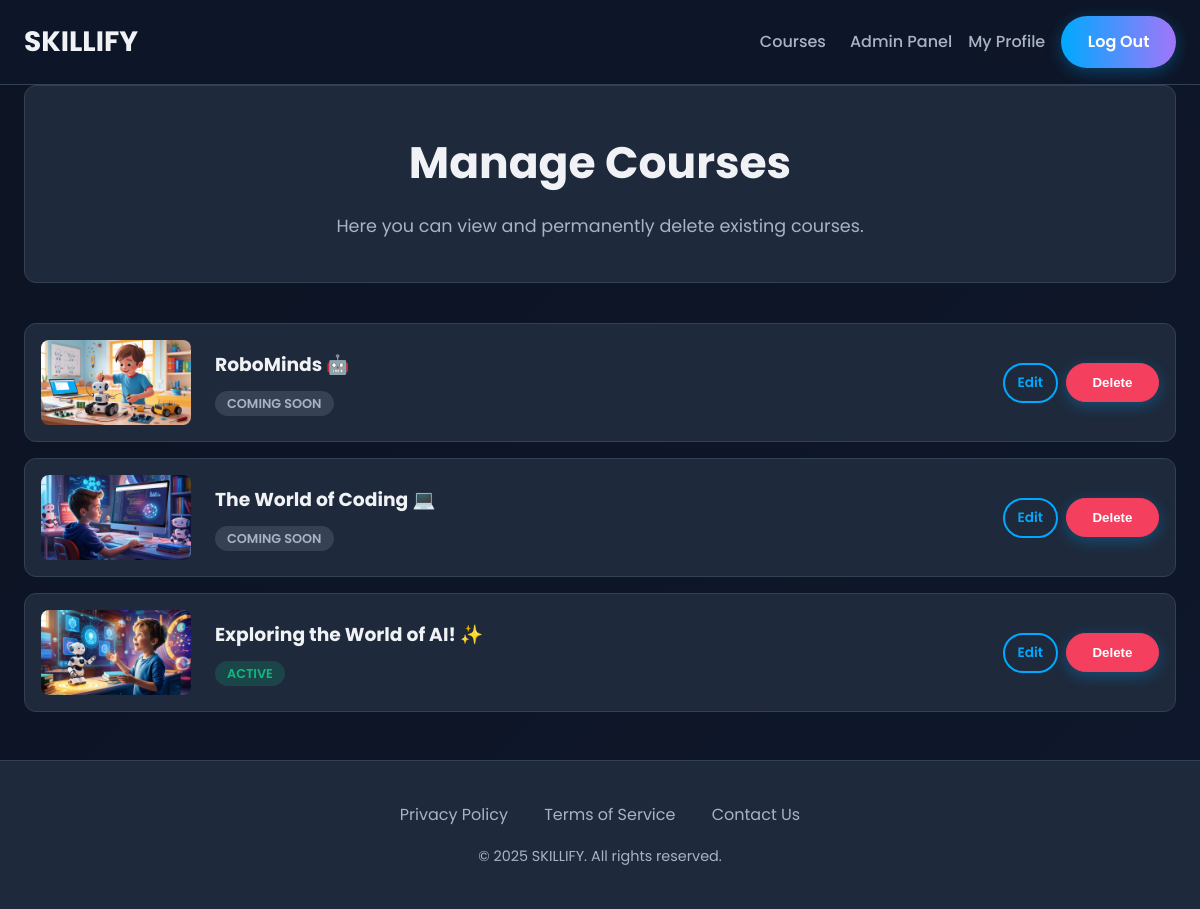
The app's page /admin/manage_courses (signed in) with its own data.
### tables this page shows
CREATE TABLE courses (
    id INTEGER PRIMARY KEY AUTOINCREMENT,
    title TEXT NOT NULL,
    description TEXT NOT NULL,
    thumbnail_url TEXT,
    status TEXT NOT NULL DEFAULT 'active' -- 'active' or 'coming_soon'
, duration_weeks INTEGER DEFAULT 0, student_count INTEGER DEFAULT 0);

### app.py (the view)
@app.route('/admin/manage_courses')
@admin_required
def admin_manage_courses():
    courses = get_db().execute('SELECT * FROM courses ORDER BY id DESC').fetchall()
    return render_template('admin_manage_courses.html', courses=courses)

### app.py (called while the page is built)
def get_db():
    db = getattr(g, '_database', None)
    if db is None:
        db = g._database = sqlite3.connect(DATABASE)
        db.row_factory = sqlite3.Row
    return db

@app.teardown_appcontext
def close_connection(exception):
    db = getattr(g, '_database', None)
    if db is not None:
        db.close()

@app.context_processor
def inject_current_year():
    return {'current_year': datetime.date.today().year}

@app.before_request
def before_request():
    g.user = None
    if 'user_id' in session:
        user = get_db().execute('SELECT * FROM users WHERE id = ?', (session['user_id'],)).fetchone()
        g.user = user

def admin_required(f):
    @wraps(f)
    def decorated_function(*args, **kwargs):
        if not session.get('is_admin'):
            flash('You must be an admin to view this page.', 'error')
            return redirect(url_for('login'))
        return f(*args, **kwargs)
    return decorated_function

### templates/admin_manage_courses.html (shortened to what this page needs)
{% extends 'layout.html' %}
{% block content %}
<div class="container">
    <div class="page-header">
        <h1>Manage Courses</h1>
        <p>Here you can view and permanently delete existing courses.</p>
    </div>
    <div class="admin-section">
        <div class="course-management-list">
            {% for course in courses %}
            <div class="course-management-item card">
                <img src="{{ url_for('static', filename=course.thumbnail_url) if course.thumbnail_url else 'https://placehold.co/150x85' }}" alt="Thumbnail">
                <div class="course-details">
                    <h3>{{ course.title }}</h3>
                    <span class="status-badge status-{{ course.status }}">{{ course.status.replace('_', ' ') | title }}</span>
                </div>
                <div class="course-actions" style="display: flex; gap: 0.5rem;">
                    <a href="{{ url_for('admin_edit_course', course_id=course.id) }}" class="cta-button-secondary" style="padding: 0.4rem 0.8rem; font-size: 0.85rem;">Edit</a>
                    <form method="POST" action="{{ url_for('admin_delete_course', course_id=course.id) }}" style="margin: 0;">
                        <button type="submit" class="cta-button delete-button"
                                onclick="return confirm('Are you sure you want to permanently delete this course and all its sessions? This cannot be undone.')">
                            Delete
                        </button>
                    </form>
                </div>
            </div>
            {% else %}
            <p>No courses found.</p>
            {% endfor %}
        </div>
    </div>
</div>
{% endblock %}

### templates/layout.html (shortened to what this page needs)
<!DOCTYPE html>
<html lang="en">
<head>
    <link rel="stylesheet" href="{{ url_for('static', filename='css/style.css') }}">
</head>
<body>
    <header>
        <nav>
            <a href="{{ url_for('index') }}" class="logo">SKILLIFY</a>
            <div class="navigation-group" id="primary-navigation" data-visible="false">
                <div class="nav-links">
                    <a href="{{ url_for('courses') }}">Courses</a>
                    {% if g.user and g.user.is_admin %}
                         <a href="{{ url_for('admin_dashboard') }}">Admin Panel</a>
                    {% endif %}
                </div>
                <div class="nav-auth">
                    {% if g.user %}
                        <a href="{{ url_for('profile') }}" class="nav-profile-link">My Profile</a>
                        <a href="{{ url_for('logout') }}" class="cta-button">Log Out</a>
                    {% else %}
                        <a href="{{ url_for('login') }}" class="cta-button-secondary">Log In</a>
                        <a href="{{ url_for('register') }}" class="cta-button">Get Started</a>
                    {% endif %}
                </div>
            </div>
        </nav>
    </header>
    <main>
        {% block content %}{% endblock %}
    </main>
    <footer class="main-footer">
        <div class="footer-links">
            <a href="#">Privacy Policy</a>
            <a href="#">Terms of Service</a>
            <a href="{{ url_for('contact') }}">Contact Us</a>
        </div>
        <div class="footer-copyright">
            &copy; {{ current_year }} SKILLIFY. All rights reserved.
        </div>
    </footer>
</body>
</html>

### static/css/style.css (style rules this page uses)
:root { --gradient-start: #23153C; --gradient-mid: #121C36; --gradient-end: #0c1322; --accent-blue: #00A9FF; --accent-purple: #A076F9; --glow-color: rgba(0, 169, 255, 0.5); --dark-bg: #0F172A; --dark-card: #1E293B; --text-light: #F0F2F5; --text-muted: #AAB3C3; --border-color: #334155; --font-family: 'Poppins', sans-serif; --success: #10B981; --error: #F43F5E; --info: #0EA5E9; }
* { box-sizing: border-box; margin: 0; padding: 0; }
body { font-family: var(--font-family); color: var(--text-light); line-height: 1.7; font-size: 16px; background: linear-gradient(-45deg, var(--gradient-start), var(--gradient-mid), var(--gradient-end)); background-size: 400% 400%; animation: gradientBG 15s ease infinite; }
.container { max-width: 1200px; margin: 0 auto; padding: 0 1.5rem; }
a { color: var(--accent-blue); text-decoration: none; transition: color 0.3s ease; }
header { background-color: rgba(15, 23, 42, 0.85); backdrop-filter: blur(12px); border-bottom: 1px solid var(--border-color); padding: 1rem 1.5rem; position: sticky; top: 0; z-index: 1000; }
header nav { display: flex; justify-content: space-between; align-items: center; max-width: 1200px; margin: 0 auto; }
.logo { font-size: 1.75rem; font-weight: 700; color: var(--text-light); }
.navigation-group { display: flex; align-items: center; gap: 1rem; }
.nav-links { display: flex; align-items: center; gap: 1.5rem; }
.nav-links a, .nav-profile-link { color: var(--text-muted); font-weight: 500; text-decoration: none; transition: color 0.3s ease; }
.nav-auth { display: flex; align-items: center; gap: 1rem; }
.cta-button, .cta-button-secondary { padding: 0.7rem 1.6rem; border-radius: 50px; font-weight: 600; text-decoration: none; transition: all 0.4s ease; display: inline-block; border: 1px solid transparent; position: relative; overflow: hidden; }
.cta-button { background-image: linear-gradient(to right, var(--accent-blue) 0%, var(--accent-purple) 50%, var(--accent-blue) 100%); background-size: 200% auto; color: white; box-shadow: 0 4px 15px 0 rgba(0, 169, 255, 0.3); }
.cta-button-secondary { background: transparent; color: var(--accent-blue); border: 2px solid var(--accent-blue); }
.delete-button { background: var(--error) !important; color: white !important; border-color: var(--error) !important; }
.course-management-list .card { flex-direction: row; justify-content: space-between; align-items: center; padding: 1rem; margin-bottom: 1rem; }
.course-management-item img { width: 150px; height: 85px; object-fit: cover; border-radius: 8px; margin-right: 1.5rem; }
.course-management-item .course-details { flex-grow: 1; }
.course-management-item .course-details h3 { margin: 0 0 0.5rem 0; }
.status-badge { padding: 0.25rem 0.75rem; border-radius: 50px; font-size: 0.8rem; font-weight: 600; text-transform: uppercase; }
.status-badge.status-active { background-color: rgba(16, 185, 129, 0.2); color: var(--success); }
.status-badge.status-coming_soon { background-color: rgba(148, 163, 184, 0.2); color: var(--text-muted); }
.delete-button { background: var(--error); }
.card { background: var(--dark-card); border: 1px solid var(--border-color); border-radius: 12px; overflow: hidden; transition: transform 0.3s ease, box-shadow 0.3s ease; display: flex; flex-direction: column; }
.card .cta-button, .card .status-badge { text-align: center; }
.status-badge { padding: 0.6rem 1.5rem; border-radius: 8px; font-weight: 600; }
.page-header { text-align: center; padding: 2.5rem 1.5rem; background-color: var(--dark-card); border-radius: 12px; margin-bottom: 2.5rem; border: 1px solid var(--border-color); }
.page-header h1 { font-size: 2.75rem; color: var(--text-light); }
.page-header p { font-size: 1.1rem; color: var(--text-muted); max-width: 800px; margin: 0.75rem auto 0; }
.delete-button { background: var(--error) !important; color: white !important; }
.main-footer { padding: 2.5rem 1.5rem; text-align: center; border-top: 1px solid var(--border-color); margin-top: 3rem; background-color: var(--dark-card); }
.footer-links { margin-bottom: 1rem; }
.footer-links a { color: var(--text-muted); margin: 0 1rem; }
.footer-copyright { color: var(--text-muted); font-size: 0.9rem; }

### records on screen
courses: thumbnail_url (picture), title "RoboMinds 🤖", status.replace "COMING SOON"
courses: thumbnail_url (picture), title "The World of Coding 💻", status.replace "COMING SOON"
courses: thumbnail_url (picture), title "Exploring the World of AI! ✨", status.replace "ACTIVE"
